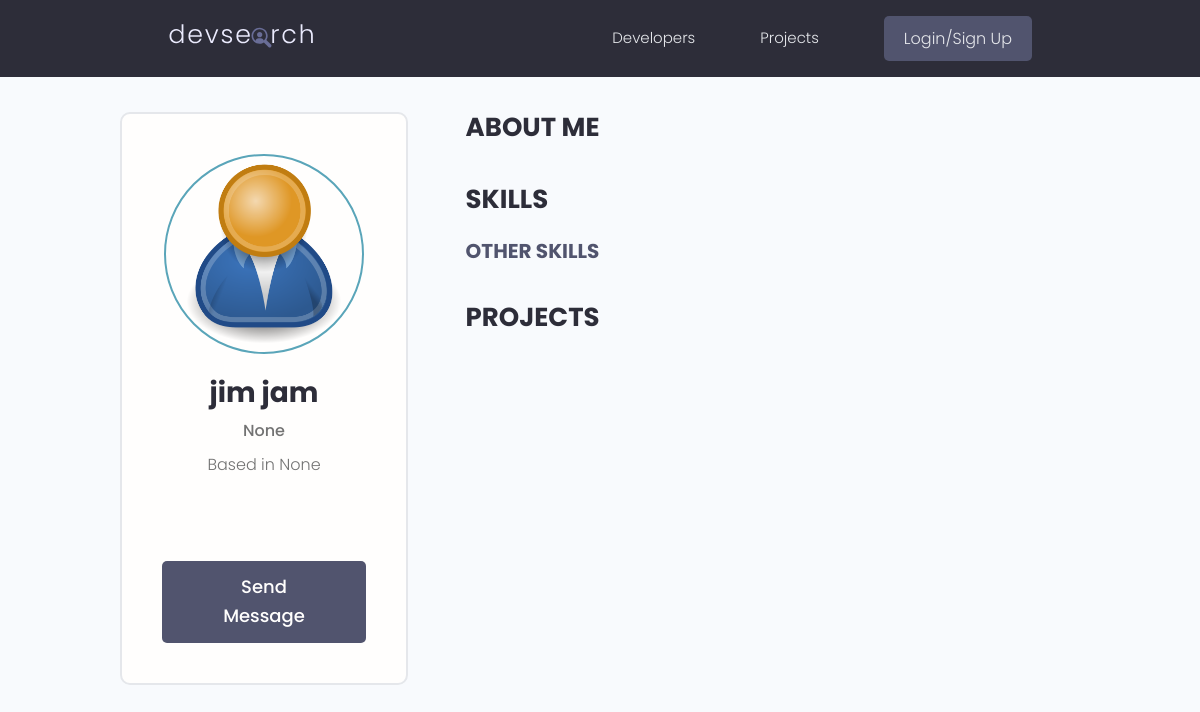
Page /profile/59ad08705095409eb8849d9c57e83571/ on the earlier database version.
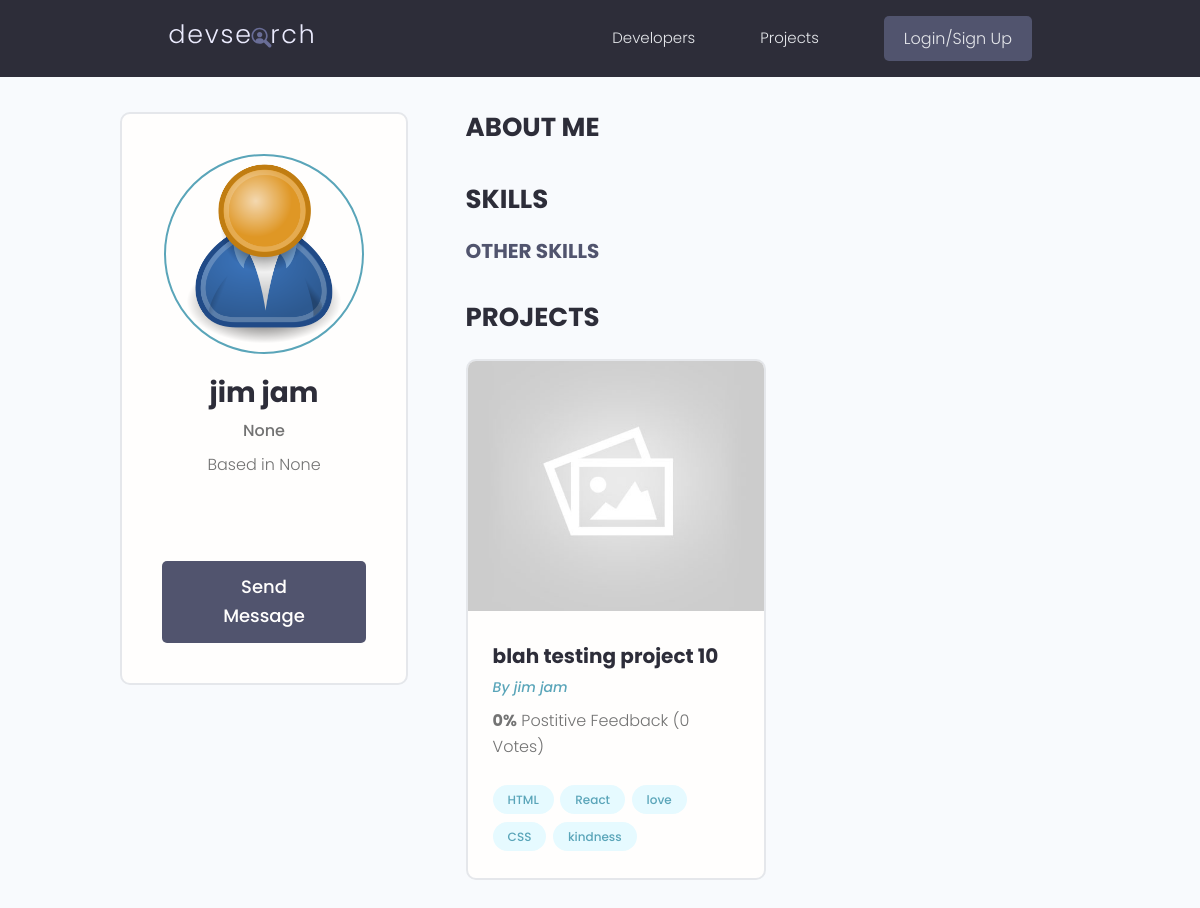
Same page on the later database version.
### projects/models.py (models this page shows, shortened)
class Project(models.Model):
    owner = models.ForeignKey(Profile, null=True, blank=True, on_delete=models.CASCADE)
    title = models.CharField(max_length=200)
    description = models.TextField(null=True, blank=True)
    featured_image = models.ImageField(null=True, blank=True, default="default.jpg")
    demo_link = models.CharField(max_length=2000, null=True, blank=True)
    source_link = models.CharField(max_length=2000, null=True, blank=True)
    tags = models.ManyToManyField("Tag", blank=True)
    vote_total = models.IntegerField(default=0, null=True, blank=True)
    vote_ratio = models.IntegerField(default=0, null=True, blank=True)
    created = models.DateTimeField(auto_now_add=True)
    id = models.UUIDField(
        default=uuid.uuid4, unique=True, primary_key=True, editable=False
    )
    class Meta:
        ordering = [
            "title",
            "-created",  # -vote_ratio", "-vote_total"
        ]
    @property
    def imageURL(self):
        try:
            url = self.featured_image.url
        except:
            url = ""
        return url

class Tag(models.Model):
    name = models.CharField(max_length=200)
    created = models.DateTimeField(auto_now_add=True)
    id = models.UUIDField(
        default=uuid.uuid4, unique=True, primary_key=True, editable=False
    )
    def __str__(self) -> str:
        return self.name

### users/models.py (models this page shows, shortened)
class Profile(models.Model):
    user = models.OneToOneField(User, on_delete=models.CASCADE, null=True, blank=True)
    name = models.CharField(max_length=200, blank=True, null=True)
    username = models.CharField(max_length=200, blank=True, null=True)
    location = models.CharField(max_length=200, blank=True, null=True)
    email = models.EmailField(max_length=500, blank=True, null=True)
    short_intro = models.CharField(max_length=200, blank=True, null=True)
    bio = models.TextField(blank=True, null=True)
    profile_image = models.ImageField(
        null=True,
        blank=True,
        upload_to="profiles/",
        default="profiles/user-default.png",
    )
    social_github = models.CharField(max_length=200, blank=True, null=True)
    social_twitter = models.CharField(max_length=200, blank=True, null=True)
    social_linkedin = models.CharField(max_length=200, blank=True, null=True)
    social_youtube = models.CharField(max_length=200, blank=True, null=True)
    social_website = models.CharField(max_length=200, blank=True, null=True)
    created = models.DateTimeField(auto_now_add=True)
    id = models.UUIDField(
        default=uuid.uuid4, unique=True, primary_key=True, editable=False
    )
    @property
    def imageURL(self):
        try:
            url = self.profile_image.url
        except:
            url = ""
        return url

### users/views.py (the view)
# urls.py: path("profile/<str:pk>/", views.userProfile, name="userProfile"),
def userProfile(requests, pk):
    profileObj = Profile.objects.get(id=pk)
    context = {
        "profile": profileObj,
    }
    return render(requests, "users/user-profile.html", context)

### users/templates/users/user-profile.html (shortened to what this page needs)
{% extends 'main.html' %}
{% block content %}
<main class="profile my-md">
    <div class="container">
        <div class="layout">
            <div class="column column--1of3">
                <div class="card text-center">
                    <div class="card__body dev">
                        <img class="avatar avatar--xl" src="{{profile.imageURL}}" />
                        <h2 class="dev__name">{{profile.name}}</h2>
                        <p class="dev__title">{{profile.short_intro}}</p>
                        <p class="dev__location">Based in {{profile.location}}</p>
                        <ul class="dev__social">
                        </ul>
                        <a href="{% url 'createMessage' profile.id%}" class="btn btn--sub btn--lg">Send Message </a>
                    </div>
                </div>
            </div>
            <div class="column column--2of3">
                <div class="devInfo">
                    <h3 class="devInfo__title">About Me</h3>
                </div>
                <div class="devInfo">
                    <h3 class="devInfo__title">Skills</h3>
                    <div class="devInfo__skills">
                        <h3 class="devInfo__subtitle">Other Skills</h3>
                    </div>
                </div>
                <div class="devInfo">
                    <h3 class="devInfo__title">Projects</h3>
                    <div class="grid grid--two">
                        {% for project in profile.project_set.all %}
                        <div class="column">
                            <div class="card project">
                                <a href="{% url 'project' project.id %}" class="project">
                                    <img class="project__thumbnail" src="{{project.imageURL}}"
                                        alt="project thumbnail" />
                                    <div class="card__body">
                                        <h3 class="project__title">{{project.title}}</h3>
                                        <p><a class="project__author" href="{% url 'userProfile' project.owner.id %}">By {{project.owner.name}}</a>
                                        </p>
                                        <p class="project--rating">
                                            <span style="font-weight: bold;">{{project.vote_ratio}}%</span> Postitive
                                            Feedback ({{project.vote_total}} Vote{{project.vote_total|pluralize:"s"}})
                                        </p>
                                        <div class="project__tags">
                                            {% for tag in project.tags.all %}
                                            <span class="tag tag--pill tag--main">
                                                <small>{{tag}}</small>
                                            </span>
                                            {% endfor %}
                                        </div>
                                    </div>
                                </a>
                            </div>
                        </div>
                        {% endfor %}
                    </div>
                </div>
            </div>
        </div>
    </div>
</main>
{% endblock %}

Differences in the rows shown:
added Project: imageURL (placeholder picture), title "blah testing project 10", owner.name "jim jam", vote_ratio "0", vote_total "0"
now on this page (row unchanged): Tag: name "HTML"
added Tag: name "React"
added Tag: name "love"
now on this page (row unchanged): Tag: name "CSS"
added Tag: name "kindness"
